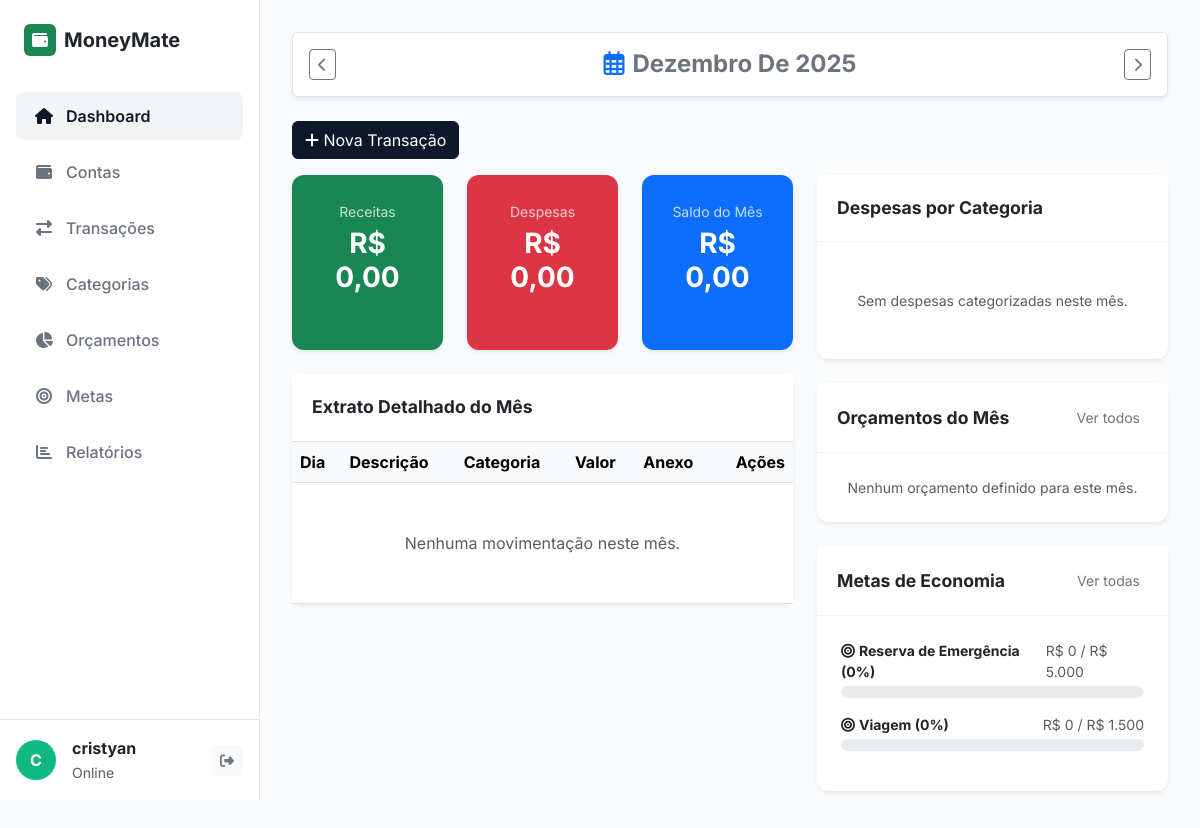
The app's page /index.php?rota=dashboard&mes=12&ano=2025 (signed in) with its own data.
### tables this page shows
CREATE TABLE `metas` (
  `id` int(11) NOT NULL,
  `usuario_id` int(11) NOT NULL,
  `nome` varchar(100) NOT NULL,
  `valor_alvo` decimal(15,2) NOT NULL,
  `valor_atual` decimal(15,2) DEFAULT 0.00
);

### app/controllers/TransacaoController.php (called while the page is built, shortened)
<?php
require_once __DIR__ . '/../models/Meta.php';
class TransacaoController {
    public function dashboard() {
        $uid = $_SESSION['uid'];
        $mes = $_GET['mes'] ?? date('m');
        $ano = $_GET['ano'] ?? date('Y');
        $transacaoModel = new Transacao();
        $orcamentoModel = new Orcamento();
        $metaModel      = new Meta();
        $transacoes = $transacaoModel->listarPorMes($uid, $mes, $ano);
        $orcamentos = $orcamentoModel->listarPorMes($uid, $mes, $ano);
        $metas      = $metaModel->listarPorUsuario($uid);
        $resumo = ['receita' => 0, 'despesa' => 0];
        $resumo['saldo'] = $resumo['receita'] - $resumo['despesa'];
        include __DIR__ . '/../views/dashboard/index.php';
    }
}

### config/database.php (called while the page is built)
<?php
class Database {
    private static $instancia = null;
    public static function getConnection() {
        if (!isset(self::$instancia)) {
            $host = 'localhost';
            $db   = 'moneymate';
            $user = 'root';
            $pass = '';
            try {
                self::$instancia = new PDO("mysql:host=$host;dbname=$db;charset=utf8", $user, $pass);
                self::$instancia->setAttribute(PDO::ATTR_ERRMODE, PDO::ERRMODE_EXCEPTION);
                self::$instancia->setAttribute(PDO::ATTR_DEFAULT_FETCH_MODE, PDO::FETCH_ASSOC);
            } catch (PDOException $e) {
                die("Erro de Conexão: " . $e->getMessage());
            }
        }
        return self::$instancia;
    }
}

### app/models/Meta.php (called while the page is built, shortened)
<?php
require_once __DIR__ . '/../../config/database.php';
class Meta {
    private $pdo;
    public function __construct() {
        $this->pdo = Database::getConnection();
    }
    public function listarPorUsuario($uid) {
        $sql = "SELECT * FROM metas WHERE usuario_id = ?";
        $stmt = $this->pdo->prepare($sql);
        $stmt->execute([$uid]);
        return $stmt->fetchAll();
    }
}

### app/views/dashboard/index.php (the view, shortened to what this page needs)
<?php include __DIR__ . '/../../views/layouts/header.php'; ?>
<div class="wrapper">
    <?php include __DIR__ . '/../../views/layouts/sidebar.php'; ?>
    <div id="content">
        <?php
        $dataAtual = DateTime::createFromFormat('!m-Y', "$mes-$ano");
        $mesAnterior = (clone $dataAtual)->modify('-1 month');
        $mesProximo = (clone $dataAtual)->modify('+1 month');
        $meses = [1 => 'Janeiro', 2 => 'Fevereiro', 3 => 'Março', 4 => 'Abril', 5 => 'Maio', 6 => 'Junho', 7 => 'Julho', 8 => 'Agosto', 9 => 'Setembro', 10 => 'Outubro', 11 => 'Novembro', 12 => 'Dezembro'];
        ?>
        <div class="d-flex justify-content-between align-items-center mb-4 bg-white p-3 rounded shadow-sm border">
            <a href="?rota=dashboard&mes=<?= $mesAnterior->format('m') ?>&ano=<?= $mesAnterior->format('Y') ?>" class="btn btn-outline-secondary btn-sm" title="Mês Anterior">
                <i class="fas fa-chevron-left"></i>
            </a>
            <h4 class="m-0 text-capitalize fw-bold text-secondary">
                <i class="far fa-calendar-alt me-2 text-primary"></i><?= $meses[(int)$mes] ?> de <?= $ano ?>
            </h4>
            <a href="?rota=dashboard&mes=<?= $mesProximo->format('m') ?>&ano=<?= $mesProximo->format('Y') ?>" class="btn btn-outline-secondary btn-sm" title="Próximo Mês">
                <i class="fas fa-chevron-right"></i>
            </a>
        </div>
        <div class="mb-3 d-flex flex-wrap gap-2">
            <button class="btn btn-primary" data-bs-toggle="modal" data-bs-target="#modalTransacao"><i class="fas fa-plus"></i> Nova Transação</button>
        </div>
        <div class="row">
            <div class="col-lg-7">
                <div class="row mb-4">
                    <div class="col-md-4 mb-3 mb-md-0">
                        <div class="card text-white bg-success h-100 shadow-sm border-0">
                            <div class="card-body text-center">
                                <small class="opacity-75">Receitas</small>
                                <h3 class="fw-bold mt-1">R$ <?= number_format($resumo['receita'], 2, ',', '.') ?></h3>
                            </div>
                        </div>
                    </div>
                    <div class="col-md-4 mb-3 mb-md-0">
                        <div class="card text-white bg-danger h-100 shadow-sm border-0">
                            <div class="card-body text-center">
                                <small class="opacity-75">Despesas</small>
                                <h3 class="fw-bold mt-1">R$ <?= number_format($resumo['despesa'], 2, ',', '.') ?></h3>
                            </div>
                        </div>
                    </div>
                    <div class="col-md-4">
                        <div class="card text-white <?= $resumo['saldo'] >= 0 ? 'bg-primary' : 'bg-warning text-dark' ?> h-100 shadow-sm border-0">
                            <div class="card-body text-center">
                                <small class="opacity-75">Saldo do Mês</small>
                                <h3 class="fw-bold mt-1">R$ <?= number_format($resumo['saldo'], 2, ',', '.') ?></h3>
                            </div>
                        </div>
                    </div>
                </div>
                <div class="card shadow-sm border-0">
                    <div class="card-header bg-white fw-bold border-bottom">Extrato Detalhado do Mês</div>
                    <div class="card-body p-0">
                        <div class="table-responsive">
                            <table class="table table-hover align-middle mb-0">
                                <thead class="table-light">
                                    <tr>
                                        <th>Dia</th>
                                        <th>Descrição</th>
                                        <th>Categoria</th>
                                        <th class="text-nowrap">Valor</th>
                                        <th>Anexo</th>
                                        <th class="text-end">Ações</th>
                                    </tr>
                                </thead>
                                <tbody>
                                    <?php if (empty($transacoes)): ?>
                                        <tr>
                                            <td colspan="6" class="text-center py-5 text-muted">Nenhuma movimentação neste mês.</td>
                                        </tr>
                                    <?php endif; ?>
                                </tbody>
                            </table>
                        </div>
                    </div>
                </div>
            </div>
            <div class="col-lg-5 mt-4 mt-lg-0">
                <div class="card shadow-sm border-0 mb-4">
                    <div class="card-header bg-white fw-bold">Despesas por Categoria</div>
                    <div class="card-body">
                        <div id="msgGraficoVazio" class="text-center text-muted my-4 small" style="display: none;">
                            Sem despesas categorizadas neste mês.
                        </div>
                    </div>
                </div>
                <div class="card shadow-sm border-0 mb-4">
                    <div class="card-header bg-white fw-bold d-flex justify-content-between align-items-center">
                        Orçamentos do Mês
                        <a href="index.php?rota=orcamentos" class="btn btn-sm btn-outline-secondary border-0">Ver todos</a>
                    </div>
                    <div class="card-body">
                        <?php if (empty($orcamentos)): ?>
                            <p class="text-center text-muted small m-0">Nenhum orçamento definido para este mês.</p>
                        <?php endif; ?>
                    </div>
                </div>
                <div class="card shadow-sm border-0">
                    <div class="card-header bg-white fw-bold d-flex justify-content-between align-items-center">
                        Metas de Economia
                        <a href="index.php?rota=metas" class="btn btn-sm btn-outline-secondary border-0">Ver todas</a>
                    </div>
                    <div class="card-body">
                        <?php if (empty($metas)): ?>
                            <p class="text-center text-muted small m-0">Nenhuma meta criada.</p>
                        <?php else: ?>
                            <?php foreach (array_slice($metas, 0, 3) as $meta):
                                $percent = $meta['valor_alvo'] > 0 ? ($meta['valor_atual'] / $meta['valor_alvo']) * 100 : 0;
                            ?>
                                <div class="mb-3">
                                    <div class="d-flex justify-content-between mb-1 small">
                                        <span class="fw-bold"><i class="fas fa-bullseye me-1"></i><?= htmlspecialchars($meta['nome']) ?> (<?= number_format($percent, 0) ?>%)</span>
                                        <span class="text-muted">R$ <?= number_format($meta['valor_atual'], 0, ',', '.') ?> / R$ <?= number_format($meta['valor_alvo'], 0, ',', '.') ?></span>
                                    </div>
                                    <div class="progress" style="height: 12px;">
                                    </div>
                                </div>
                            <?php endforeach; ?>
                        <?php endif; ?>
                    </div>
                </div>
            </div>
        </div>
    </div>
</div>
<?php include __DIR__ . '/../../views/layouts/footer.php'; ?>

### app/views/layouts/header.php (style rules this page uses)
:root { --sidebar-bg: #ffffff; --sidebar-border: #e5e7eb; --body-bg: #f9fafb; --text-primary: #111827; --text-secondary: #6b7280; --primary-color: #0f172a; --card-border: #f3f4f6; }
body { font-family: 'Inter', sans-serif; background-color: var(--body-bg); color: var(--text-primary); display: flex; min-height: 100vh; overflow-x: hidden; }
.wrapper { display: flex; width: 100%; }
#content { width: 100%; margin-left: 260px; padding: 2rem; }
.card { border: 1px solid #e5e7eb; border-radius: 12px; box-shadow: 0 1px 3px 0 rgba(0, 0, 0, 0.05); background: #fff; margin-bottom: 1.5rem; }
.card-header { background: transparent; border-bottom: 1px solid #f3f4f6; padding: 1.25rem; font-weight: 600; font-size: 1.1rem; }
.card-body { padding: 1.5rem; }
.btn-primary { background-color: var(--primary-color); border-color: var(--primary-color); }

### records on screen
metas: nome "Reserva de Emergência", percent "0", valor_atual "0", valor_alvo "5.000"
metas: nome "Viagem", percent "0", valor_atual "0", valor_alvo "1.500"

### other values on screen
$inicial "C"
$_SESSION['nome'] "cristyan"
$meses[(int)$mes] "Dezembro"
$ano "2025"
$resumo['receita'] "0,00"
$resumo['despesa'] "0,00"
$resumo['saldo'] "0,00"
